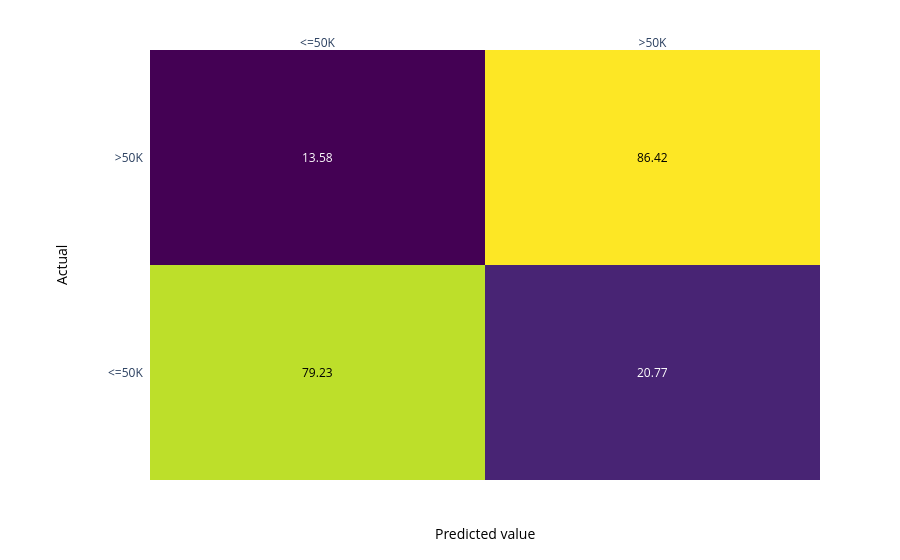

Here is the notebook cell this chart was saved with:
### Markdown cell above
<a id='confusion-matrix'></a>
#### Confusion Matrix

We can use a Confusion Matrix to help us visualize the model's behavior. Note that the displayed confusion matrix represents percentages.

### Code cell
y_pred = est1.predict(X_test)
cm = confusion_matrix(y_test.astype(int), y_pred, labels=[False, True])
cm = cm.astype("float") / cm.sum(axis=1)[:, np.newaxis]

text = [[f"{y*100:.2f}" for y in x] for x in cm]
fig = ff.create_annotated_heatmap(
    cm,
    x=["<=50K", ">50K"],
    y=["<=50K", ">50K"],
    annotation_text=text,
    colorscale="Viridis",
)
fig.add_annotation(
    dict(
        font=dict(color="black", size=14),
        x=0.5,
        y=-0.15,
        showarrow=False,
        text="Predicted value",
        xref="paper",
        yref="paper",
    )
)

fig.add_annotation(
    dict(
        font=dict(color="black", size=14),
        x=-0.15,
        y=0.5,
        showarrow=False,
        text="Actual",
        textangle=-90,
        xref="paper",
        yref="paper",
    )
)
fig.update_layout(margin=dict(t=50, l=150))
fig.show()

### Figure 1 — Plotly figure (JSON) as saved in the notebook; plotly's stock layout.template omitted (floating-point values rounded to 4 significant figures)
{"data": [{"colorscale": [[0, "#440154"], [0.1111, "#482878"], [0.2222, "#3e4989"], [0.3333, "#31688e"], [0.4444, "#26828e"], [0.5556, "#1f9e89"], [0.6667, "#35b779"], [0.7778, "#6ece58"], [0.8889, "#b5de2b"], [1, "#fde725"]], "reversescale": false, "showscale": false, "type": "heatmap", "x": ["<=50K", ">50K"], "y": ["<=50K", ">50K"], "z": [[0.7923, 0.2077], [0.1358, 0.8642]]}], "layout": {"annotations": [{"font": {"color": "#000000"}, "showarrow": false, "text": "79.23", "x": "<=50K", "xref": "x", "y": "<=50K", "yref": "y"}, {"font": {"color": "#FFFFFF"}, "showarrow": false, "text": "20.77", "x": ">50K", "xref": "x", "y": "<=50K", "yref": "y"}, {"font": {"color": "#FFFFFF"}, "showarrow": false, "text": "13.58", "x": "<=50K", "xref": "x", "y": ">50K", "yref": "y"}, {"font": {"color": "#000000"}, "showarrow": false, "text": "86.42", "x": ">50K", "xref": "x", "y": ">50K", "yref": "y"}, {"font": {"color": "black", "size": 14}, "showarrow": false, "text": "Predicted value", "x": 0.5, "xref": "paper", "y": -0.15, "yref": "paper"}, {"font": {"color": "black", "size": 14}, "showarrow": false, "text": "Actual", "textangle": -90, "x": -0.15, "xref": "paper", "y": 0.5, "yref": "paper"}], "autosize": true, "margin": {"l": 150, "t": 50}, "xaxis": {"autorange": true, "dtick": 1, "gridcolor": "rgb(0, 0, 0)", "range": [-0.5, 1.5], "side": "top", "ticks": "", "type": "category"}, "yaxis": {"autorange": true, "dtick": 1, "range": [-0.5, 1.5], "ticks": "", "ticksuffix": "  ", "type": "category"}}}
